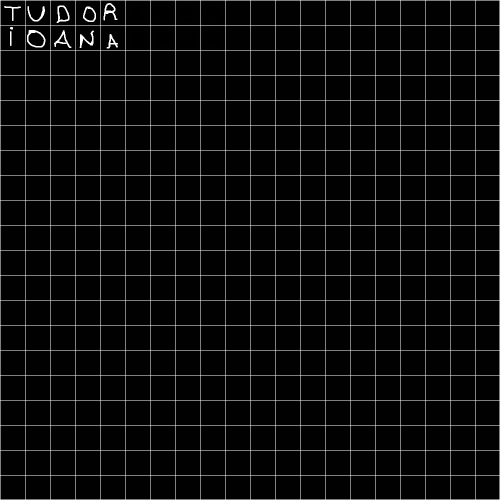
#> input picture test.png, 1000 x 1000 px (shown at 1/2 size)
$ python NamesReader.py   (Python 2 division)
#> lines starting #> are read from the running program, lines starting #| are printed output that depends on the picture
from random import randint

import cv2
import cv2 as cv
from fuzzywuzzy import fuzz
from matplotlib import pyplot as plt
import numpy as np
import time
from difflib import SequenceMatcher


def similar(a, b):
    return SequenceMatcher(None, a, b).ratio()


start_time = time.time()

np.set_printoptions(threshold=np.inf)

file_names = 'test.png'

img = cv.imread(file_names)
#> img is the input picture: shape (1000, 1000, 3); min 0, max 255, mean 12.2
# Change the picture to a certain color space, in this case to the grey color space
gray = cv.cvtColor(img, cv.COLOR_BGR2GRAY)
# Now we split the image to 400 cells, each 50x50 size
cells = [np.hsplit(row, 20) for row in np.vsplit(gray, 20)]
#> cells = 20 items
numberPixelsApparitions = 50
# Make it into a Numpy array. It size will be (20,20,50,50)
x = np.array(cells)


def obtain_np_data(fileName):
    img = cv.imread(fileName)
    # Change the picture to a certain color space, in this case to the grey color space
    gray = cv.cvtColor(img, cv.COLOR_BGR2GRAY)
    # Now we split the image to 400 cells, each 50x50 size
    cells = [np.hsplit(row, 20) for row in np.vsplit(gray, 20)]
    # Make it into a Numpy array. It size will be (20,20,50,50)
    return np.array(cells)


def change_values(fileName):
    for indexI in range(0, 20):
        for indexJ in range(0, 20):
            letter = fileName[indexI][indexJ]
            for i in range(0, 50):
                for j in range(0, 50):
                    if letter[i][j] > 150:
                        letter[i][j] = 1
                    else:
                        letter[i][j] = 0
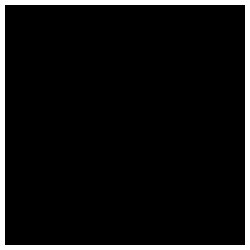
#> letter: shape (50, 50) (shown 5 times larger); values 0 (black) and 1 (white), 7.8% white in thin lines or dots


change_values(x)


# [23 lines left out: functions print_letter, compare, not called in this run]


namePositions = []


def read_names():
    lastWasEmpty = False
    for i in range(0, 20):
        # change_values(x[i][0])
        numberOfZero = 0
        if i < 19:
            numberOfZero = 2500 - np.count_nonzero(x[i][0]) + 99
        else:
            if i == 19:
                numberOfZero = 2500 - np.count_nonzero(x[i][0]) + 148

        if numberOfZero < 2500:
            namePositions.append(0)
            lastWasEmpty = False
        else:
            break

        for j in range(1, 20):
            # change_values(x[i][j])
            numberOfZero = 0

            if i < 19 and j < 19:
                numberOfZero = 2500 - np.count_nonzero(x[i][j]) + 99
            else:
                if i == 19 and j < 19 or i < 19 and j == 19:
                    numberOfZero = 2500 - np.count_nonzero(x[i][j]) + 148
                else:
                    if i == 19 and j == 19:
                        numberOfZero = 2500 - np.count_nonzero(x[i][j]) + 196

            if lastWasEmpty and numberOfZero < 2500:
                namePositions.append(j)
                lastWasEmpty = False

            if numberOfZero == 2500:
                if not lastWasEmpty:
                    namePositions.append(j - 1)
                    lastWasEmpty = True
                else:
                    break
            if j == 20:
                namePositions.append(j)
#> this loop made 3 passes
#> after the loop, namePositions = [0, 4, 0, 4]
    print 'namePositions =', namePositions
#| namePositions = [0, 4, 0, 4]


read_names()
word_lengths = []


def get_word_lengths(namePositions):
    lineCount = -1
    for index in range(0, len(namePositions), 2):
        i = namePositions[index]
        j = namePositions[index + 1]

        if namePositions[index] == 0:
            lineCount += 1

        word_lengths.append(j - i + 1)
#> this loop made 2 passes
#> (i, j, lineCount) on passes 1 to 2: (0, 4, 0), (0, 4, 1)
#> after the loop, lineCount = 1; word_lengths = [5, 5]
        # for letterPosition in range(i, j + 1):
        #     print_letter(x[lineCount][letterPosition])
    print 'word-length =', word_lengths
#| word-length = [5, 5]


get_word_lengths(namePositions)

testLetters = []
letters = []


def get_letters(namePositions, word_length):
    global possibleLetterLine, possibleLetterCol

    def letter_range(start, stop, step=1):
        """Yield a range of lowercase letters."""
        for ord_ in range(ord(start.lower()), ord(stop.lower()), step):
            yield chr(ord_)

    alphabet = list(letter_range("A", "Z"))

    abcd = obtain_np_data('ABCD.png')
    efgh = obtain_np_data('EFGH.png')
    ijkl = obtain_np_data('IJKL.png')
    mnop = obtain_np_data('MNOP.png')
    qrst = obtain_np_data('QRST.png')
    uvwx = obtain_np_data('UVWX.png')
    yz = obtain_np_data('YZ.png')
    change_values(abcd)
    change_values(efgh)
    change_values(ijkl)
    change_values(mnop)
    change_values(qrst)
    change_values(uvwx)
    # change_values(yz)

    lineCount = -1
    for index in range(0, len(namePositions), 2):
        i = namePositions[index]
        j = namePositions[index + 1]
        # testLetters.append('')
        if namePositions[index] == 0:
            lineCount += 1

        changedValuesABCD = False
        changedValuesEFGH = False
        changedValuesIJKL = False
        changedValuesMNOP = False
        changedValuesQRST = False
        changedValuesUVWX = False
        # changedValuesYZ = False

        for letterPosition in range(i, j + 1):
            maxSimilarity = 0
            letterValues = [0] * 26
            for line in range(0, 20):
                for col in range(0, 5):
                    letterToCompare = abcd[line][col]
                    resultCompare = compare(letterToCompare, x[lineCount][letterPosition])
                    if maxSimilarity < resultCompare:
                        maxSimilarity = resultCompare
                        possibleLetterLine = line
            letterValues[possibleLetterLine / 5] = maxSimilarity
            maxSimilarity = 0
            for line in range(0, 20):
                for col in range(0, 5):
                    letterToCompare = efgh[line][col]
                    resultCompare = compare(letterToCompare, x[lineCount][letterPosition])
                    if maxSimilarity < resultCompare:
                        maxSimilarity = resultCompare
                        possibleLetterLine = line
            letterValues[possibleLetterLine / 5 + 4] = maxSimilarity
            maxSimilarity = 0
            for line in range(0, 20):
                for col in range(0, 5):
                    letterToCompare = ijkl[line][col]
                    resultCompare = compare(letterToCompare, x[lineCount][letterPosition])
                    if maxSimilarity < resultCompare:
                        maxSimilarity = resultCompare
                        possibleLetterLine = line
            letterValues[possibleLetterLine / 5 + 8] = maxSimilarity
            maxSimilarity = 0
            for line in range(0, 20):
                for col in range(0, 5):
                    letterToCompare = mnop[line][col]
                    resultCompare = compare(letterToCompare, x[lineCount][letterPosition])
                    if maxSimilarity < resultCompare:
                        maxSimilarity = resultCompare
                        possibleLetterLine = line
            letterValues[possibleLetterLine / 5 + 12] = maxSimilarity
            maxSimilarity = 0
            for line in range(0, 20):
                for col in range(0, 5):
                    letterToCompare = qrst[line][col]
                    resultCompare = compare(letterToCompare, x[lineCount][letterPosition])
                    if maxSimilarity < resultCompare:
                        maxSimilarity = resultCompare
                        possibleLetterLine = line
            letterValues[possibleLetterLine / 5 + 16] = maxSimilarity
            maxSimilarity = 0
            for line in range(0, 10):
                for col in range(0, 5):
                    letterToCompare = uvwx[line][col]
                    resultCompare = compare(letterToCompare, x[lineCount][letterPosition])
                    if maxSimilarity < resultCompare:
                        maxSimilarity = resultCompare
                        possibleLetterLine = line
            letterValues[possibleLetterLine / 5 + 20] = maxSimilarity
            maxSimilarity = 0
            for line in range(0, 10):
                for col in range(0, 5):
                    letterToCompare = uvwx[line][col] # his will be YZ, the file is not saved correctly
                    resultCompare = compare(letterToCompare, x[lineCount][letterPosition])
                    if maxSimilarity < resultCompare:
                        maxSimilarity = resultCompare
                        possibleLetterLine = line
            letterValues[possibleLetterLine / 5 + 20] = maxSimilarity

            maxSimilarity = 0
            for pos in range(0, 26):
                if letterValues[pos] == 100:
                    letterValues[pos] = randint(93, 99)
                if maxSimilarity < letterValues[pos]:
                    maxSimilarity = letterValues[pos]
                    posMaxSimilarity = pos
            letters.append(chr(posMaxSimilarity + 65))
            print letterValues
        print letters


get_letters(namePositions, word_lengths)
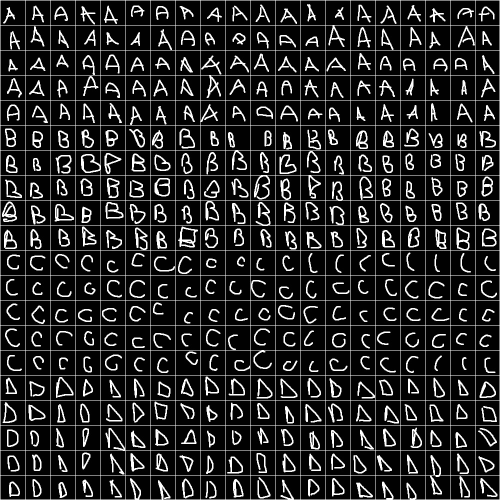
#> input picture ABCD.png, 1000 x 1000 px (shown at 1/2 size)
#> in obtain_np_data, img is the input picture: shape (1000, 1000, 3); min 0, max 255, mean 39.7
#> in obtain_np_data, `cells = [np.hsplit(row, 20) for row in np.vsplit(gray, 20)]`: cells = 20 items
#> call 2 of obtain_np_data, with fileName = 'EFGH.png'
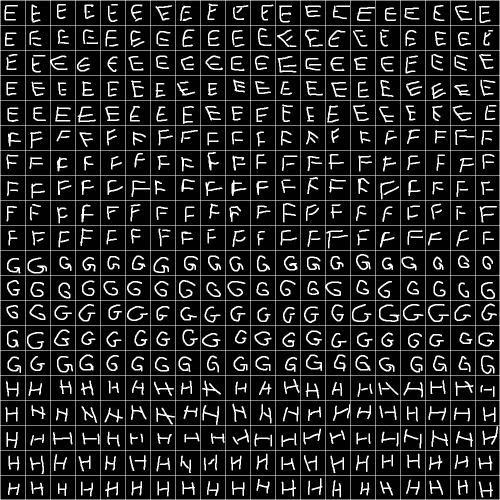
#> input picture EFGH.png, 1000 x 1000 px (shown at 1/2 size)
#> in obtain_np_data, img is the input picture: shape (1000, 1000, 3); min 0, max 255, mean 35.8
#> call 3 of obtain_np_data, with fileName = 'IJKL.png'
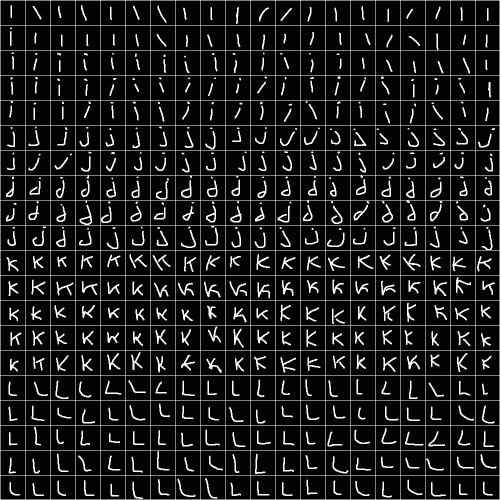
#> input picture IJKL.png, 1000 x 1000 px (shown at 1/2 size)
#> in obtain_np_data, img is the input picture: shape (1000, 1000, 3); min 0, max 255, mean 27.9
#> call 4 of obtain_np_data, with fileName = 'MNOP.png'
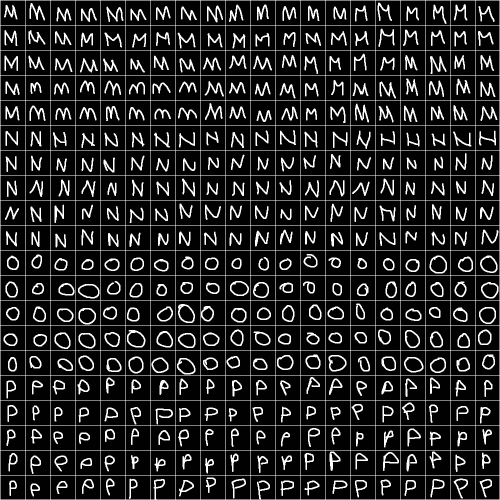
#> input picture MNOP.png, 1000 x 1000 px (shown at 1/2 size)
#> in obtain_np_data, img is the input picture: shape (1000, 1000, 3); min 0, max 255, mean 38.3
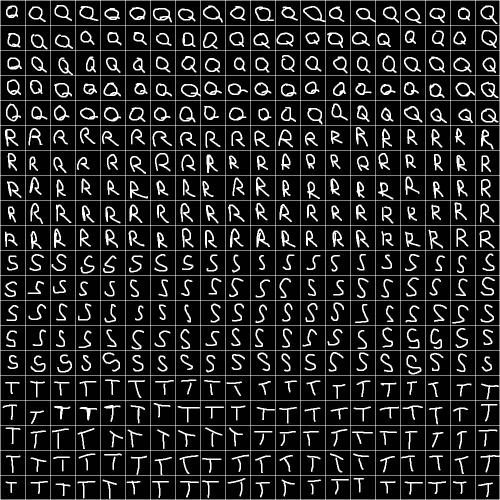
#> input picture QRST.png, 1000 x 1000 px (shown at 1/2 size)
#> in obtain_np_data, img is the input picture: shape (1000, 1000, 3); min 0, max 255, mean 36.5
#> (the run stopped early here; a loop or call above may not have finished)
